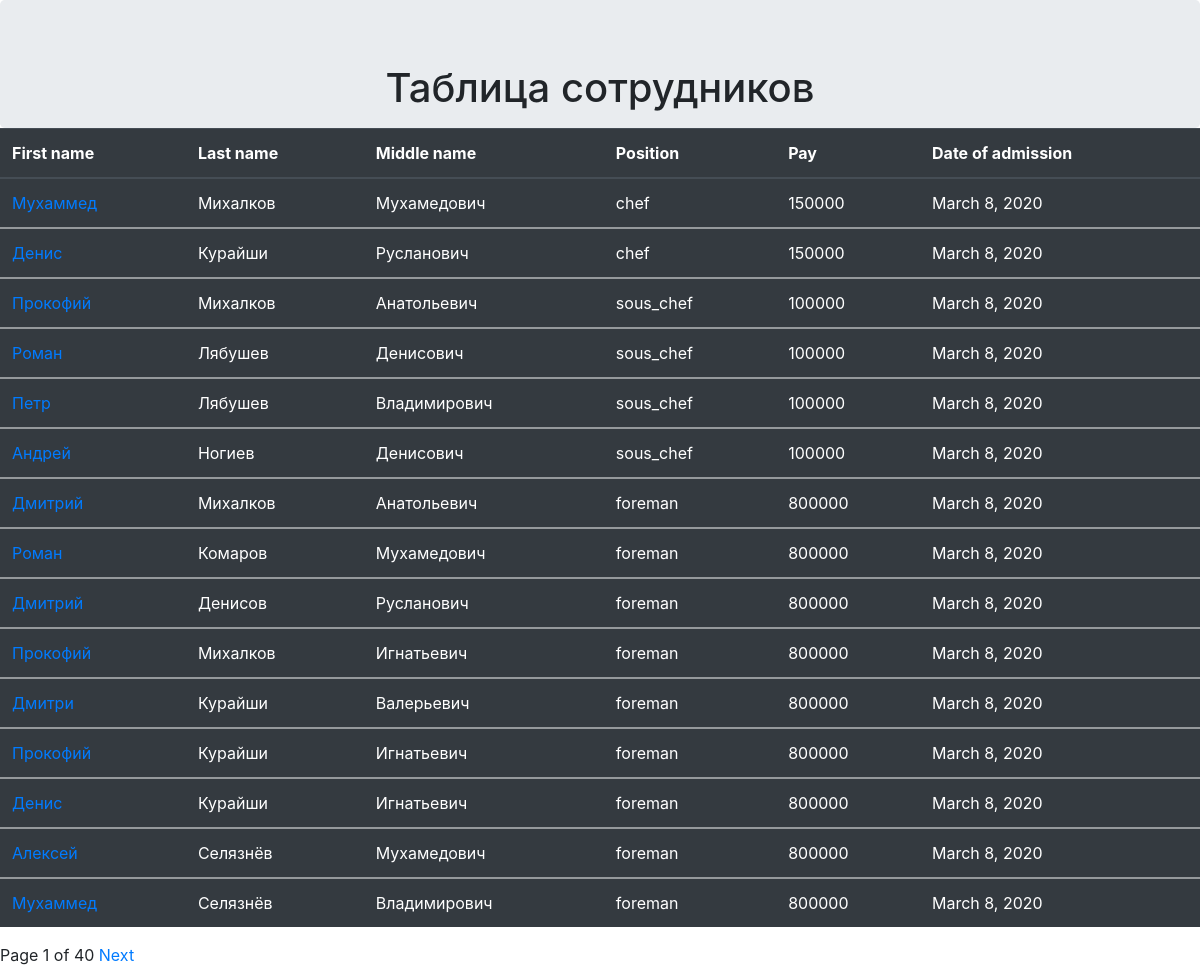
/table/, run on an earlier commit of the app's database.
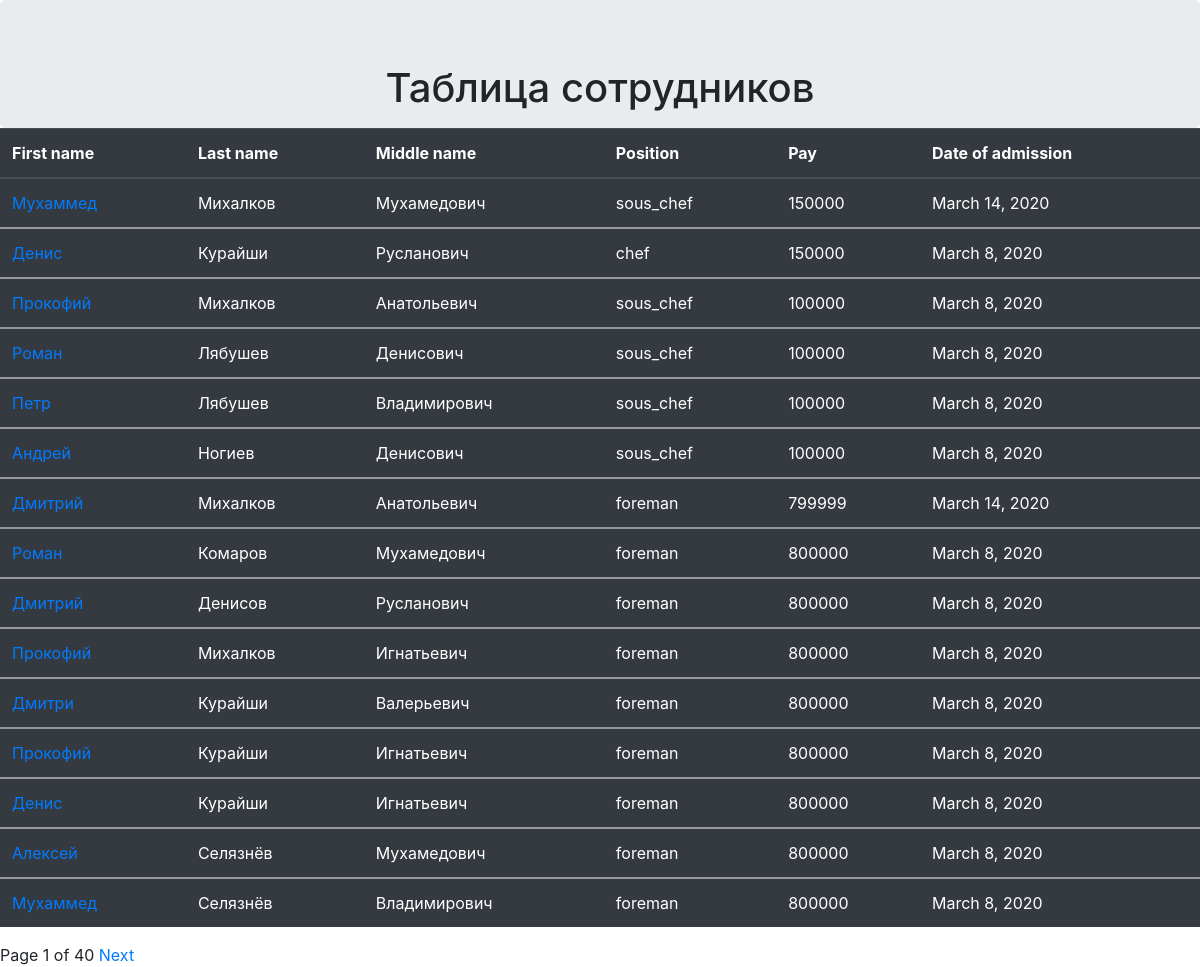
And on a later commit of the database.
### employee/models.py (models this page shows, shortened)
class Employee(MPTTModel):
    positions = (
        (None,'Выберите должность сотрудника'),
        ('cook','Повар'),
        ('shift_chef','Повар смены'),
        ('foreman','Бригадир'),
        ('sous_chef','Су шеф'),
        ('chef','Шеф повар')
    )
    last_name = models.CharField(verbose_name ='Фамилия',max_length = 50)
    first_name = models.CharField(verbose_name ='Имя', max_length = 50)
    middle_name = models.CharField(verbose_name ='Отчество',max_length = 50 )
    position = models.CharField(verbose_name = 'Должность',choices=positions,max_length=50)
    employment_date  = models.DateField(verbose_name='Дата приема на работу', auto_now=True)
    pay = models.DecimalField(max_digits=7,decimal_places=0)
    parent = TreeForeignKey('self',on_delete = models.CASCADE,null = True,blank=True, related_name = 'children')
    class MPTTMeta:
        order_inversion_by = ['first_name']

### employee/views.py (the view)
# urls.py: path('table/',table_view, name='table'),
def table_view(request):
    all_employee = Employee.objects.all()
    paginator = Paginator(all_employee,15)
    page = request.GET.get('page')
    try:
        posts = paginator.get_page(page)
    except PageNotAnInteger:
        posts = paginator.get_page(1)
    except EmptyPage:
        posts = paginator.get_page(paginator.num_pages)
    objects = posts.object_list
    return render(request,'table.html',{'page':posts,'employees':objects})

### templates/table.html (shortened to what this page needs)
{% extends "base.html" %}
{% block content %}
<div class="jumbotron text-center" style="margin-bottom:0; height:50px;">
    <h1>Таблица сотрудников</h1>
</div>
<table class="table table-dark table-hover">
    <thead>
      <tr>
        <th>First name</th>
        <th>Last name</th>
        <th>Middle name</th>
        <th>Position</th>
        <th>Pay</th>
        <th>Date of admission</th>
      </tr>
    </thead>
    {% for employee in employees  %}
    <tbody>
        <tr>
          <td><a href="{% url 'change' employee.pk %}">{{ employee.first_name }}</a></td>
          <td>{{ employee.last_name }}</td>
          <td>{{ employee.middle_name }}</td>
          <td>{{ employee.position }}</td>
          <td>{{ employee.pay }}</td>
          <td>{{ employee.employment_date }}</td>
        </tr>
    </tbody>
    {% endfor %}
</table>
<div class="pagination">
  <span class="step-links">
    <span class="current">
      Page {{ page.number }} of {{ page.paginator.num_pages }}
    </span>
    {% if page.has_next %}
      <a href="?page={{ page.next_page_number }}">Next</a>
    {% endif %}
  </span>
</div>
{% endblock content %}

### templates/base.html (shortened to what this page needs)
{% load bootstrap4 %}
<!DOCTYPE html>
<html lang="ru">
<head>
    {% bootstrap_css %}
</head>
<body>
    {% block content %}
    {% endblock content %}
</body>
</html>

What changed in the data, as far as the page shows it:
changed Employee (number 1 of 15 on the later page): position "chef" → "sous_chef"; employment_date "March 8, 2020" → "March 14, 2020"
changed Employee (number 7 of 15 on the later page): pay "800000" → "799999"; employment_date "March 8, 2020" → "March 14, 2020"
